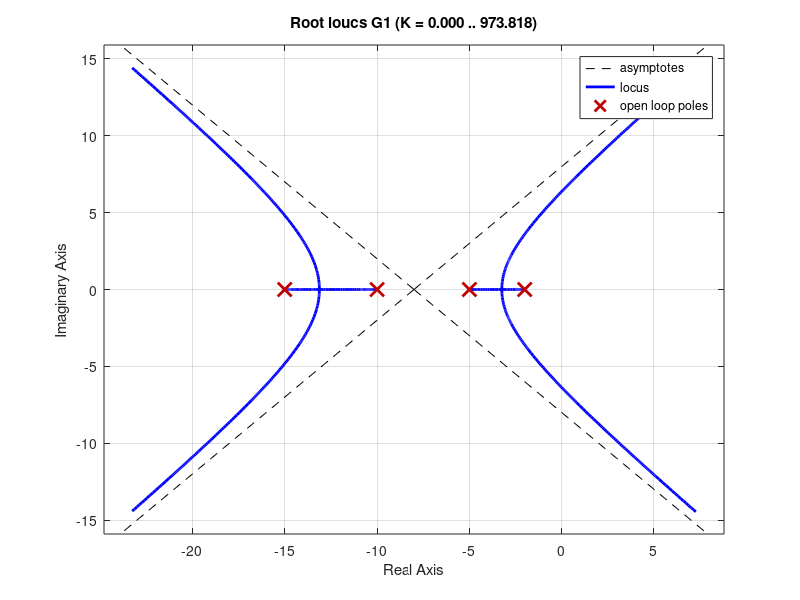

Source code (MATLAB): (Note: this script raises an error after producing the figure.)
%% Control Systems Homework 8

G1 = zpk([],[-2 -5 -10 -15],[200]);
rlocus(G1);
X1a = evalfr(G1, -3);
k1a = 1/X1a

Gcl1a = minreal(G1*k1a / (1+G1*k1a));
zpk(Gcl1a)